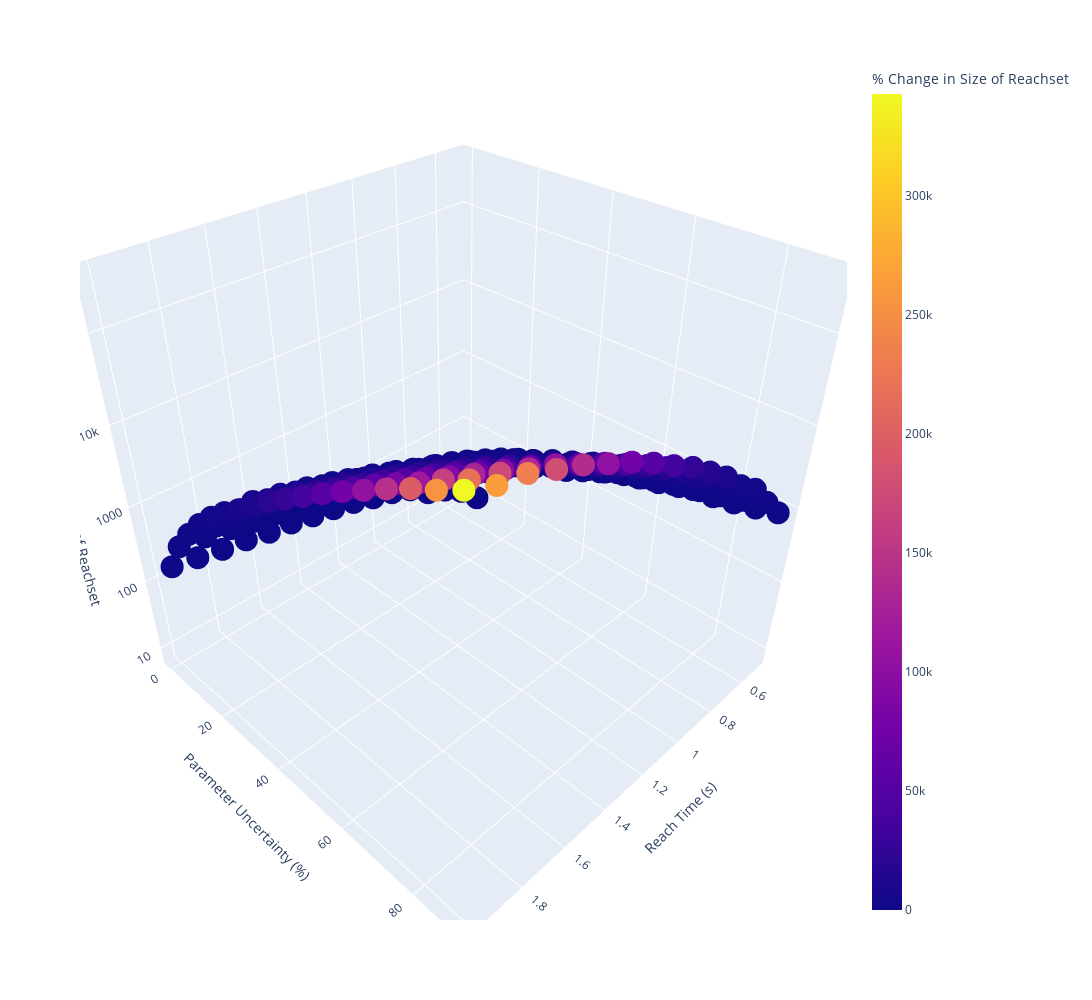

The cell this chart's notebook holds for it:
### Code cell
labs = {"percent_change_in_size_of_reachset":"% Change in Size of Reachset",
       "reach_time":"Reach Time (s)","parameter_uncertainty":"Parameter Uncertainty (%)"}

fig = px.scatter_3d(ru_plot, x="reach_time", y="parameter_uncertainty", 
                    z="percent_change_in_size_of_reachset",
                    color='percent_change_in_size_of_reachset',log_z=True,
                   labels=labs,width=1500, height=1000)
fig.update_layout(
    scene = dict(zaxis = dict(nticks=6,),))
fig.show()
fig.write_html("Figure10.html")

### Figure 1 — Plotly figure (JSON) as saved in the notebook; plotly's stock layout.template omitted (floating-point values rounded to 4 significant figures; data arrays with more than 128 entries replaced by an {"elided": "..."} marker saying what was removed)
{"data": [{"hovertemplate": "Reach Time (s)=%{x}<br>Parameter Uncertainty (%)=%{y}<br>% Change in Size of Reachset=%{marker.color}<extra></extra>", "legendgroup": "", "marker": {"color": {"elided": "304 float values"}, "coloraxis": "coloraxis", "symbol": "circle"}, "mode": "markers", "name": "", "scene": "scene", "showlegend": false, "type": "scatter3d", "x": {"elided": "304 float values"}, "y": {"elided": "304 int values"}, "z": {"elided": "304 float values"}}], "layout": {"coloraxis": {"colorbar": {"title": {"text": "% Change in Size of Reachset"}}, "colorscale": [[0, "#0d0887"], [0.1111, "#46039f"], [0.2222, "#7201a8"], [0.3333, "#9c179e"], [0.4444, "#bd3786"], [0.5556, "#d8576b"], [0.6667, "#ed7953"], [0.7778, "#fb9f3a"], [0.8889, "#fdca26"], [1, "#f0f921"]]}, "height": 1000, "legend": {"tracegroupgap": 0}, "margin": {"t": 60}, "scene": {"domain": {"x": [0, 1], "y": [0, 1]}, "xaxis": {"title": {"text": "Reach Time (s)"}}, "yaxis": {"title": {"text": "Parameter Uncertainty (%)"}}, "zaxis": {"nticks": 6, "title": {"text": "% Change in Size of Reachset"}, "type": "log"}}, "width": 1500}}
